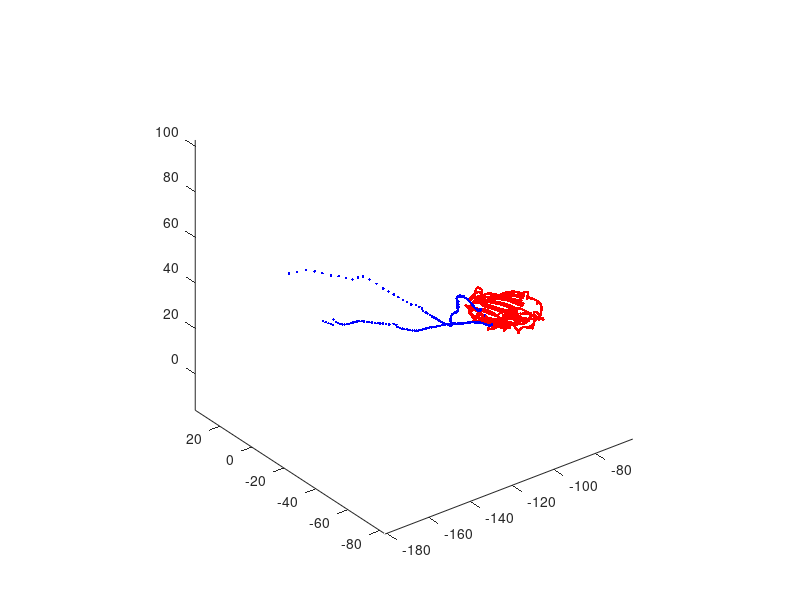

MATLAB code to generate this figure: (Note: this script raises an error after producing the figure.)

clear all
close all
clc

addpath MatLab_Valentina/cyclopsbimanual
%%

M =  csvread('ESD_singleInstrument.csv',7,2);
M = M(:,1:7);      % Cut of last column, is empty

Translation_taskspace = 1000*M(:,5:7)';
Quaternion_taskspace = M(:,1:4)';

Trans_frame = [-1 0 0; 0 0 1; 0 1 0];
Translation_taskspace = Trans_frame*Translation_taskspace;

figure
plot3(Translation_taskspace(1,:),Translation_taskspace(2,:),Translation_taskspace(3,:),'.b')
axis equal

for i = 1:length(Translation_taskspace(1,:))
    if Translation_taskspace(1,i) < -91
        Translation_taskspace(:,i) = zeros(3,1);
        Quaternion_taskspace(:,i) = zeros(4,1);
    end
    if Translation_taskspace(3,i) > 22.5
        Translation_taskspace(:,i) = zeros(3,1);
        Quaternion_taskspace(:,i) = zeros(4,1);
    end
end

Translation_taskspace(:,any(Translation_taskspace,1)==0)=[];
Quaternion_taskspace(:,any(Quaternion_taskspace,1)==0)=[];

hold on    
plot3(Translation_taskspace(1,:),Translation_taskspace(2,:),Translation_taskspace(3,:),'.r')
axis equal    



for i = 1:length(Quaternion_taskspace(1,:))
%     norm quaternion
    Rotation_taskspace(:,:,i) = quat2rot([Quaternion_taskspace(end,i); Quaternion_taskspace(1:3,i)]);
    temprot2rpy = rot2rpy(Rotation_taskspace(:,:,i));
    %[Rotation_angle(3,i),Rotation_angle(2,i),Rotation_angle(1,i)] = temprot2rpy;
    Rotation_angle(3,i) = temprot2rpy(1,1);
    Rotation_angle(2,i) = temprot2rpy(1,2);
    Rotation_angle(1,i) = temprot2rpy(1,3);
    
end
    
Rotation_angle = Trans_frame*Rotation_angle;
Rotation_angle(1,:) = zeros(size(Rotation_angle(1,:)));
p_end_effector = [45; 0; -6.5];


for i =1:length(Quaternion_taskspace(1,:))
    R(:,:,i) = rpy2rot(Rotation_angle(3,i),Rotation_angle(2,i),Rotation_angle(1,i));
    p(:,i) = R(:,:,i)*p_end_effector + Translation_taskspace(:,i);
    
end

plot3(p(1,:),p(2,:),p(3,:),'.r')
axis equal 

% Relative Taskspace
mean_p = mean(p,2);
p_relative = [];
for i=1:size(p,2)
    p_relative(1:3,i) = p(:,i) - mean_p;
    p_relative(4:6,i) = Rotation_angle(:,i);
end

data_r_tp = p_relative;
save('data_r_tp.mat', 'data_r_tp');

% Relative trans and rot
% max_x = max(Translation_taskspace(1,:));
% min_x = min(Translation_taskspace(1,:));
% max_y = max(Translation_taskspace(2,:));
% min_y = min(Translation_taskspace(2,:));
% max_z = max(Translation_taskspace(3,:));
% min_z = min(Translation_taskspace(3,:));
% 
% cx = min_x + (max_x - min_x)/2;
% cy = min_y + (max_y - min_y)/2;
% cz = min_z + (max_z - min_z)/2;

% Relative_Translation = Translation_taskspace - repmat([cx;cy;cz],1,length(Translation_taskspace(1,:)));
% figure 
% plot3(Relative_Translation(1,:),Relative_Translation(2,:),Relative_Translation(3,:),'.b')
% axis equal

% minry = min(Rotation_angle(2,:));
% minrz = min(Rotation_angle(3,:));
% 
% maxry = max(Rotation_angle(2,:));
% maxrz = max(Rotation_angle(3,:));
% 
% Relative_Rotation = Rotation_angle - repmat([0;minry;minrz],1,length(Rotation_angle(1,:)));
% 
% 
% Matrix_trans_rot = [Translation_taskspace; Rotation_angle];
% Matrix_relative_trans_rot = [Relative_Translation; Relative_Rotation];
% 
% Matrix_tracking_data(1:5,:) = Matrix_relative_trans_rot(1:5,:);
% Matrix_tracking_data(6,:) = Matrix_trans_rot(6,:);
% 

